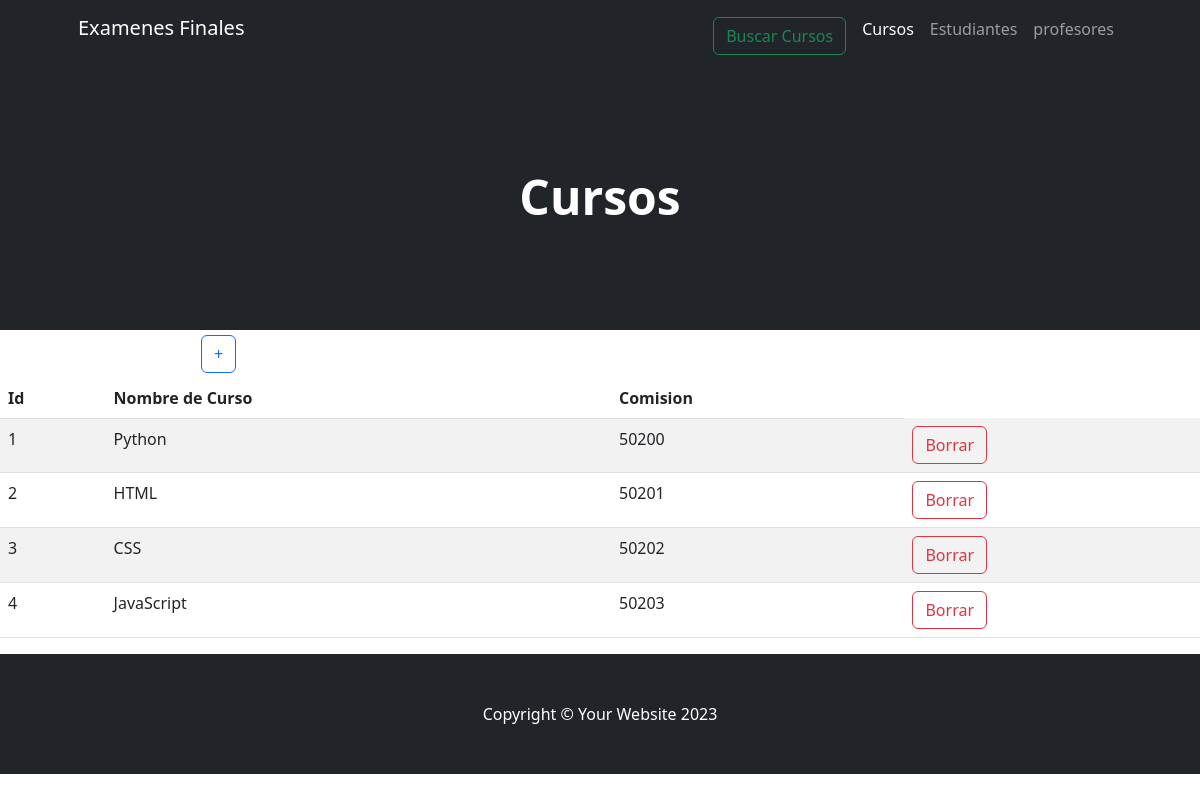
Before: /aplicacion/cursos/ with the older database file.
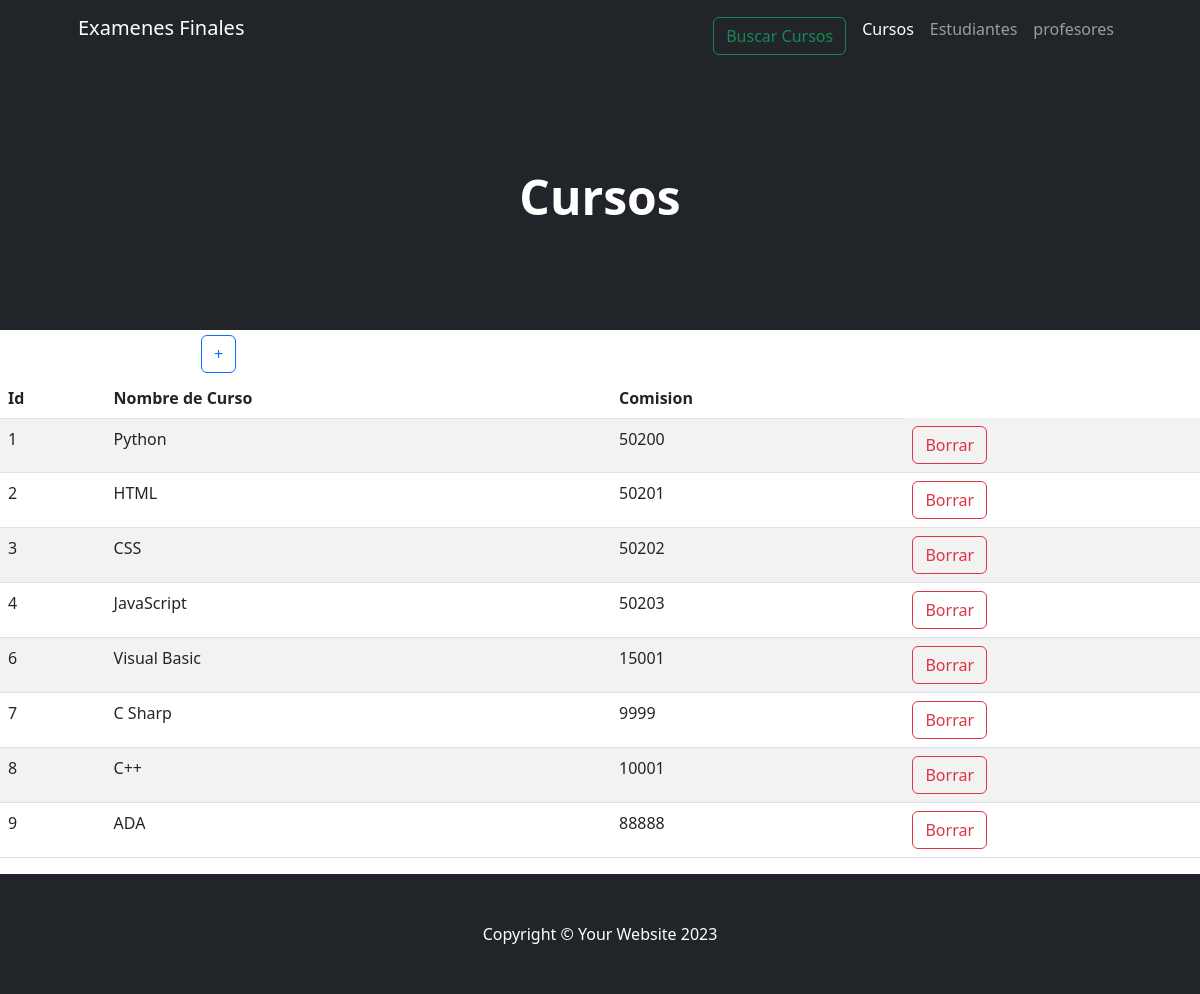
After: the same page with the newer database file.
### aplicacion/models.py (models this page shows, shortened)
class Curso(models.Model):
    nombre = models.CharField(max_length=50)
    comision = models.IntegerField()

### aplicacion/views.py (the view)
# urls.py: path('cursos/', cursos, name="cursos"),
def cursos(request):
    contexto = {'cursos': Curso.objects.all()}
    return render(request, "aplicacion/cursos.html", contexto)

### aplicacion/templates/aplicacion/cursos.html
{% extends 'aplicacion/home.html' %}
{% block titulo %}
    <h1 class="display-5 fw-bolder text-white mb-2" >Cursos</h1>
{% endblock titulo %}
{% block contenido %}
<table>
    <tr>
        <td width="200"><h2>Cursos</h2></td>
        <td>
            <a
            href="{% url 'cursoForm' %}"
            ><button type="button" class="btn btn-outline-primary">+</button></a>
        </td>
    </tr>
</table>
    <table class="table table-striped">
        <thead>
            <tr>
                <th>Id</th>
                <th>Nombre de Curso</th>
                <th>Comision</th>
            </tr>
        </thead>
        <tbody>
    {% for c in cursos  %}
            <tr>
                <td>{{ c.id }}</td>
                <td>{{ c.nombre }}</td>
                <td>{{ c.comision }}</td>
                <td>
                    <a
                      href="{% url 'cursoBorrar' c.id %}">
                      <button type="button" class="btn btn-outline-danger">Borrar</button>
                    </a>
                  </td>
            </tr>
    {% endfor %}
        </tbody>
    </table>
{% endblock contenido %}

### aplicacion/templates/aplicacion/home.html (shortened to what this page needs)
<!DOCTYPE html>
<html lang="en">
    <head>
        {% load static %}
        <link href="https://cdn.jsdelivr.net/npm/bootstrap-icons@1.4.1/font/bootstrap-icons.css" rel="stylesheet" />
        <link href="{% static "css/styles.css" %} " rel="stylesheet" />
    </head>
    <body>
        <nav class="navbar navbar-expand-lg navbar-dark bg-dark">
            <div class="container px-5">
                <p class="navbar-brand">Examenes Finales</p>
                <div class="collapse navbar-collapse" id="navbarSupportedContent">
                    <ul class="navbar-nav ms-auto mb-2 mb-lg-0">
                        <li class="nav-item"><a class="nav-link" href="{% url "buscar" %}"><button type="button" class="btn btn-outline-success">Buscar Cursos</button></a></li>
                        <li class="nav-item"><a class="nav-link active" aria-current="page" href="{% url "cursos" %}">Cursos</a></li>
                        <li class="nav-item"><a class="nav-link" href="{% url "estudiantes" %}">Estudiantes</a></li>
                        <li class="nav-item"><a class="nav-link" href="{% url "profesores" %}">profesores</a></li>
                    </ul>
                </div>
            </div>
        </nav>
        <header class="bg-dark py-5">
            <div class="container px-5">
                <div class="row gx-5 justify-content-center">
                    <div class="col-lg-6">
                        <div class="text-center my-5">
                            <div class="d-grid gap-3 d-sm-flex justify-content-sm-center">
                                {% block titulo %}{% endblock titulo %}
                            </div>
                        </div>
                    </div>
                </div>
            </div>
        </header>
        {% block contenido %}
        {% endblock contenido %}
        <footer class="py-5 bg-dark">
            <div class="container px-5"><p class="m-0 text-center text-white">Copyright &copy; Your Website 2023</p></div>
        </footer>
    </body>
</html>

Changed rows visible on the page:
added Curso: id "6", nombre "Visual Basic", comision "15001"
added Curso: id "7", nombre "C Sharp", comision "9999"
added Curso: id "8", nombre "C++", comision "10001"
added Curso: id "9", nombre "ADA", comision "88888"
